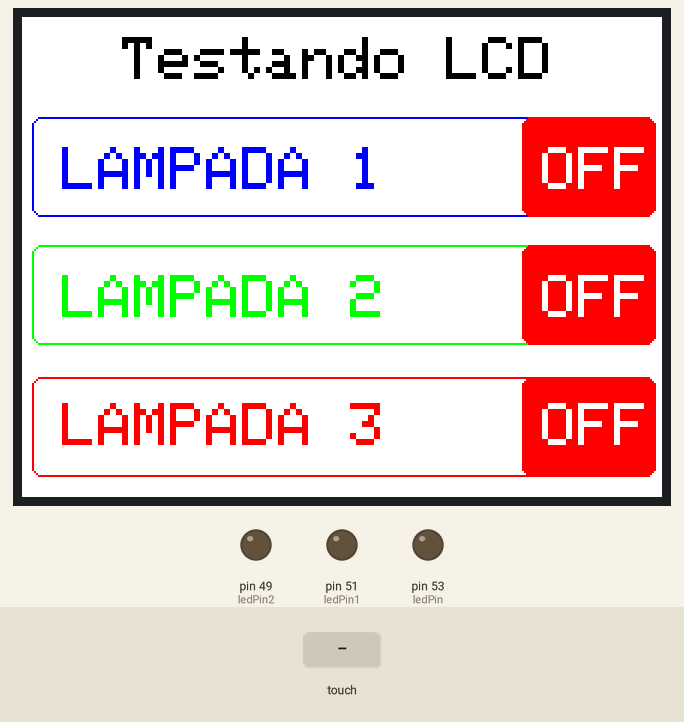
This sketch was run on a simulated Arduino Mega 2560, built with avr-gcc and run on an emulated ATmega2560. On the bench: 320×240 colour display, output pins drawn as LEDs (lit = HIGH). The inputs (shaded band) are chosen by the test bench.

Above: at 1.6 s.
1.7 s: touch panel pressed at 13 % / 10 % of its raw x / y range
At 3.1 s:
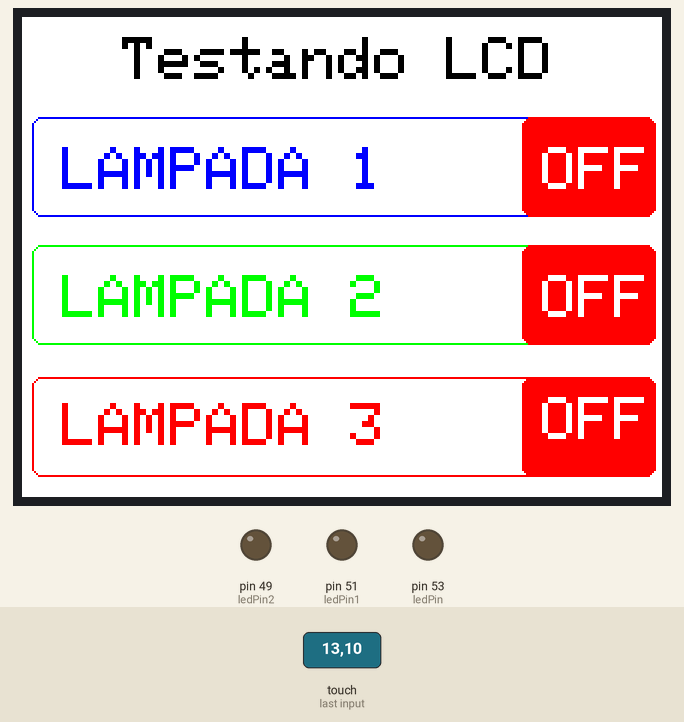
3.4 s: touch panel pressed at 38 % / 10 % of its raw x / y range
At 4.7 s:
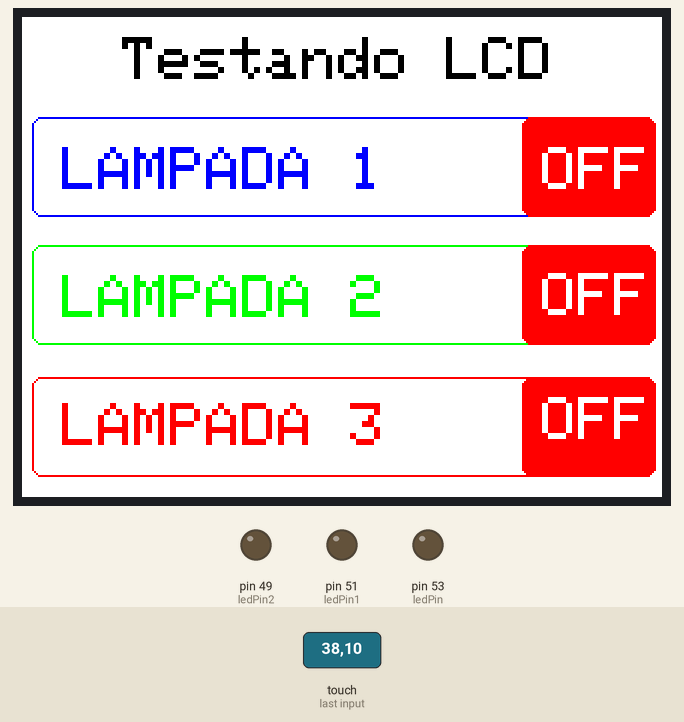
5.1 s: touch panel pressed at 62 % / 10 % of its raw x / y range
At 5.26 s:
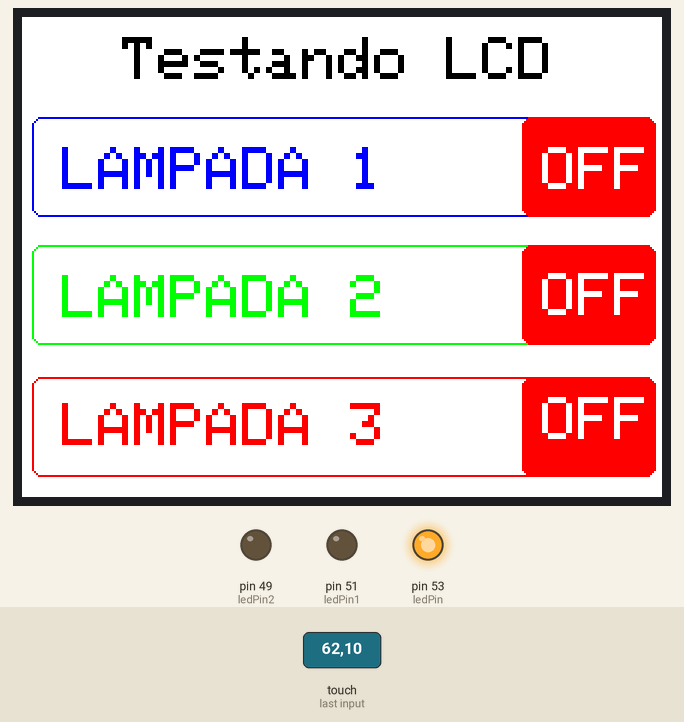
Timing chart, 0 to 8.1 s (numbered marks = the images above; inputs shaded):
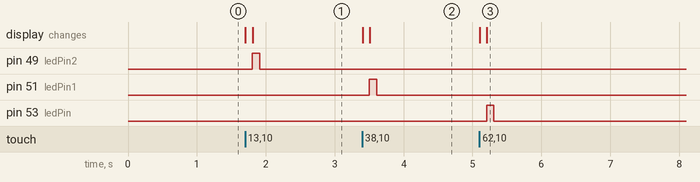

Measured:
- after the input at 1.7 s, pin 49 (ledPin2): LOW → HIGH after 0.11 s, → LOW 0.11 s later; the display: first changes at once (image 1 shows a later state)
- after the input at 3.4 s, pin 51 (ledPin1): LOW → HIGH after 0.11 s, → LOW 0.11 s later; the display: first changes at once (image 2 shows a later state)
- after the input at 5.1 s, pin 53 (ledPin): LOW → HIGH after 0.11 s, → LOW 0.11 s later; the display: first changes at once (image 3 shows a later state)

The sketch:

TESTE_2.ino
```cpp
#include <Adafruit_GFX.h>
#include <MCUFRIEND_kbv.h>
MCUFRIEND_kbv tft;
#include <TouchScreen.h>

uint8_t YP = A1;
uint8_t XM = A2;
uint8_t YM = 7;
uint8_t XP = 6;
uint8_t SwapXY = 0;

uint16_t TS_LEFT = 913;
uint16_t TS_RT  = 174;
uint16_t TS_TOP = 831;
uint16_t TS_BOT = 209;

int16_t BOXSIZE;
int16_t PENRADIUS = 3;
uint16_t identifier, oldcolor, currentcolor;
uint8_t Orientation = 1;

TouchScreen ts = TouchScreen(XP, YP, XM, YM, 300);
TSPoint tp;
#define MINPRESSURE 1
#define MAXPRESSURE 1000

#define BLACK   0x0000
#define BLUE    0x001F
#define RED     0xF800
#define GREEN   0x07E0
#define CYAN    0x07FF
#define MAGENTA 0xF81F
#define YELLOW  0xFFE0
#define WHITE   0xFFFF

bool valor_botao1 = 0;
bool valor_botao2 = 0;
bool valor_botao3 = 0;
bool valor_botao4 = 0;
const int ledPin = 53;
const int ledPin1 = 51;
const int ledPin2= 49;

void show_tft(void)
{
    tft.setCursor(50, 10);
    tft.setTextSize(3);
    tft.setTextColor(BLACK);
    tft.print(F("Testando LCD"));

    tft.setCursor(20,65);
    tft.setTextColor(BLUE);
    tft.setTextSize(3);
    tft.print("LAMPADA 1");
    tft.drawRoundRect(5, 50, 312, 50, 5, BLUE);

    tft.setCursor(20,129);
    tft.setTextColor(GREEN);
    tft.setTextSize(3);
    tft.print("LAMPADA 2");
    tft.drawRoundRect(5, 114, 312, 50, 5, GREEN);

    tft.setCursor(20,193);
    tft.setTextColor(RED);
    tft.setTextSize(3);
    tft.print("LAMPADA 3");
    tft.drawRoundRect(5, 180, 312, 50, 5, RED);

    // Preenchimento OFF

  tft.setTextColor(WHITE);
  tft.fillRoundRect(250, 50, 67, 50, 5, RED);
  tft.fillRoundRect(250, 114, 67, 50, 5, RED);
  tft.fillRoundRect(250, 180, 67, 50, 5, RED);
  tft.setCursor(260, 65);
  tft.println("OFF");
  tft.setCursor(260, 129);
  tft.println("OFF");
  tft.setCursor(260, 193);
  tft.println("OFF");

    }

void setup(void) {

    uint16_t tmp;
    tft.begin(9600);
    tft.reset();
    identifier = tft.readID();

    ts = TouchScreen(XP, YP, XM, YM, 300);
    tft.begin(identifier);
    tft.setRotation(Orientation);
    tft.fillScreen(WHITE);
    show_tft();

    pinMode(ledPin, OUTPUT);
    pinMode(ledPin1, OUTPUT);
    pinMode(ledPin2, OUTPUT);
}

void loop() {

   uint16_t xpos, ypos;
    tp = ts.getPoint();
    pinMode(XM, OUTPUT);
    pinMode(YP, OUTPUT);
    pinMode(XP, OUTPUT);
    pinMode(YM, OUTPUT);

   if (tp.z > MINPRESSURE && tp.z < MAXPRESSURE) {
      xpos = map(tp.x, TS_LEFT, TS_RT, 0, tft.width());
      ypos = map(tp.y, TS_TOP, TS_BOT, 0, tft.height());

      if (ypos > 200 & ypos < 300)
      {

      // Teste da Lampada 1

      if (xpos > 90 & xpos < 150)
      {
        if (valor_botao1 == 0)
        {
          tft.fillRoundRect(250, 50, 67, 50, 5, GREEN);
          mostra_on(269, 65);
          valor_botao1 = !valor_botao1;
          digitalWrite(ledPin, HIGH);
        }
        else
        {
          tft.fillRoundRect(250, 50, 67, 50, 5, RED);
          mostra_off(260, 65);
          valor_botao1 = !valor_botao1;
          digitalWrite(ledPin, LOW);
        }
      }

      // Teste da Lampada 2

      if (xpos > 180 & xpos < 220)
      {
        if (valor_botao2 == 0)
        {
          tft.fillRoundRect(250, 114, 67, 50, 5, GREEN);
          mostra_on(269, 128);
          valor_botao2 = !valor_botao2;
          digitalWrite(ledPin1, HIGH);
        }
        else
        {
          tft.fillRoundRect(250, 114, 67, 50, 5, RED);
          mostra_off(260, 128);
          valor_botao2 = !valor_botao2;
          digitalWrite(ledPin1, LOW);
        }
      }

    // Teste da Lampada 3
      if (xpos > 240 & xpos < 320)
      {
        if (valor_botao3 == 0)
        {
          tft.fillRoundRect(250, 180, 67, 50, 5, GREEN);
          mostra_on(269, 190);
          valor_botao3 = !valor_botao3;
          digitalWrite(ledPin2, HIGH);
        }
        else
        {
          tft.fillRoundRect(250, 180, 67, 50, 5, RED);
          mostra_off(260, 190);
          valor_botao3 = !valor_botao3;
          digitalWrite(ledPin2, LOW);
        }
      }


      }
    }
}

void mostra_on(int x, int y)
{
  tft.setTextColor(BLACK);
  tft.setCursor(x, y);
  tft.println("ON");
  delay(100);
}

void mostra_off(int x, int y)
{
  tft.setTextColor(WHITE);
  tft.setCursor(x, y);
  tft.println("OFF");
  delay(100);
}
```
